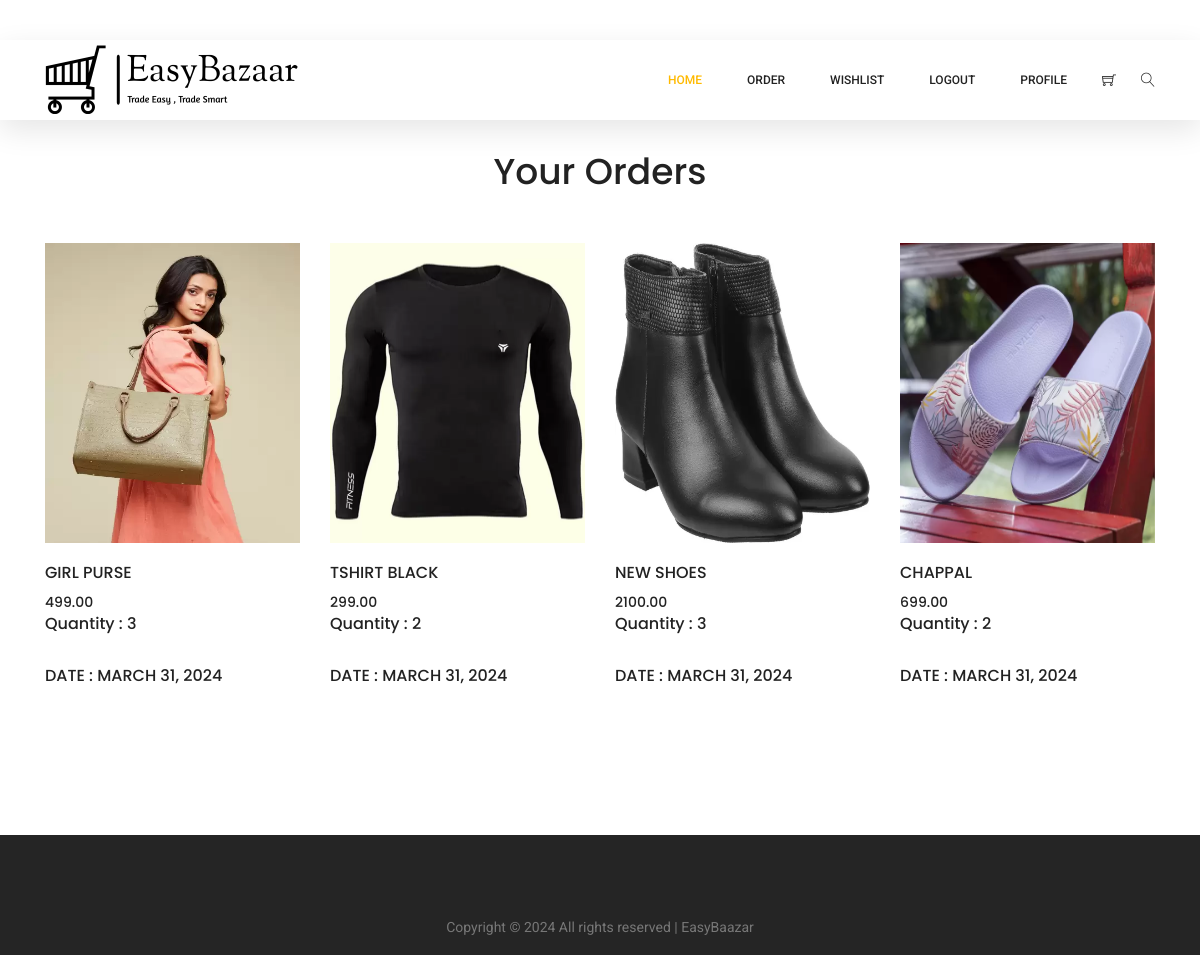
The app's page /payment/ (signed in) with its own data.
### main/models.py (models this page shows, shortened)
class Order(models.Model):
    order_id = models.AutoField(primary_key= True)
    product = models.ForeignKey(Product, on_delete=models.CASCADE, default=1)
    customer = models.ForeignKey(Customer, on_delete=models.CASCADE, default=1)
    quantity = models.IntegerField(default = 0)
    date = models.DateField()
    address = models.CharField(max_length=200, null=False,default="")

class Product(models.Model):
    id = models.AutoField(primary_key=True)
    name = models.CharField(max_length=20)
    name = models.CharField(max_length=50)
    price = models.DecimalField(max_digits=10, decimal_places=2)
    description = models.TextField(max_length=200, default='', null=True, blank=True)
    image = models.ImageField(upload_to='uploads/products/')
    category = models.ForeignKey(Category, on_delete=models.CASCADE, default=1)
    seller_id = models.ForeignKey(Seller, on_delete=models.CASCADE, default=1)
    stock = models.IntegerField()
    available = models.BooleanField(default=True)
    subcategory = models.CharField(max_length=50,null=True,blank=True)

### main/views.py (the view, shortened to what this page needs)
# urls.py: path('payment/' , views.payment , name = 'payment'),
def payment(request):
    cust_id = request.session.get('cust_id')
    customer = get_object_or_404(Customer, id=cust_id)
    products = Cart.objects.filter(customer=customer)
    total_price = sum(item.product.price * item.quantity for item in products)
    date = timezone.now()
    products = Order.objects.filter(customer=customer)
    data = {
        "products" : products,
    }
    return render(request,'order.html', data)

### templates/order.html (shortened to what this page needs)
{% extends 'base.html' %} {% block content %}
	<section class="section_gap" style="margin-top:50px">
		<div class="single-product-slider">
			<div class="container">
				<div class="row justify-content-center">
					<div class="col-lg-6 text-center">
						<div class="section-title">
							<h1>Your Orders</h1>
						</div>
					</div>
				</div>
				<div class="row">
					{% for p in products %}
					 <div class="col-lg-3 col-md-6">
						<div class="single-product">
							<img class="img-fluid" src="{{p.product.image.url}}" alt="" style="height:300px;">
							<div class="product-details">
								<h6>{{p.product.name}}</h6>
								<div class="price">
									<h6>{{p.product.price}}</h6>
								</div>
								<h5>Quantity : {{p.quantity}}</h5>
								<br>
								<h6>Date : {{p.date}}</h6>
							</div>
						</div>
					</div>
				{% endfor %}
				</div>
				</div>
			</div>
	</section>
{% endblock %}

### records on screen
Order: product.image (picture), product.name "GIRL PURSE", product.price "499.00", quantity "3", date "MARCH 31, 2024"
Order: product.image (picture), product.name "TSHIRT BLACK", product.price "299.00", quantity "2", date "MARCH 31, 2024"
Order: product.image (picture), product.name "NEW SHOES", product.price "2100.00", quantity "3", date "MARCH 31, 2024"
Order: product.image (picture), product.name "CHAPPAL", product.price "699.00", quantity "2", date "MARCH 31, 2024"
